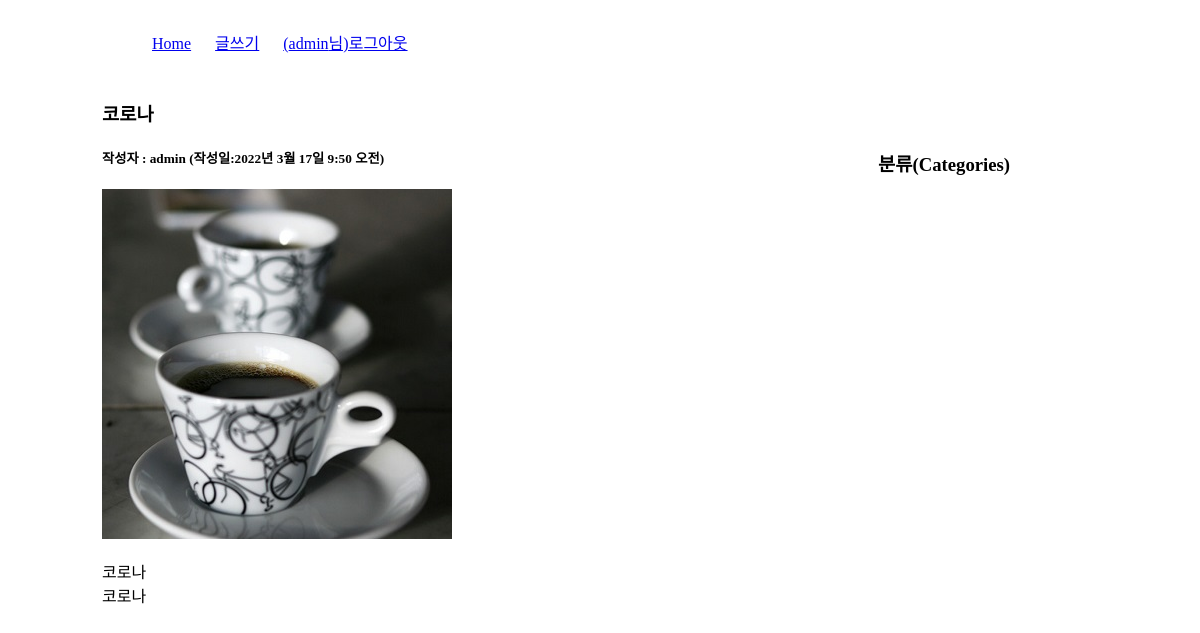
Before: /blog/4/ (signed in) with the older database file.
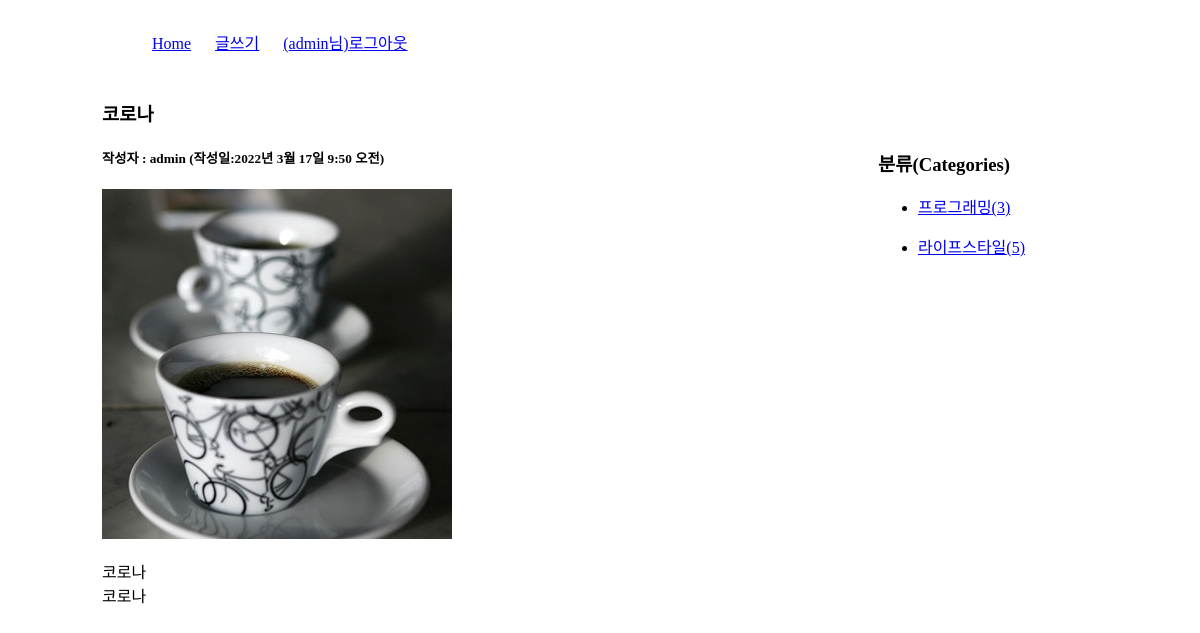
After: the same page with the newer database file.
### blog/models.py (models this page shows)
class Category(models.Model):
    name = models.CharField(max_length=50, unique=True)         # 카테고리 이름 - 유일
    slug = models.SlugField(max_length=200, unique=True, allow_unicode=True)        # 한글 인코딩
    def __str__(self):
        return self.name
    def get_absolute_url(self):
        return "/blog/category/{}".format(self.slug)            # ex) /blog/category/프로그래밍
    class Meta:
        verbose_name_plural = 'Categories'                  # Categorys로 나오는거 바꿔줌

### blog/views.py (the view)
# urls.py: path('<int:post_id>/', views.detail, name='detail'),
@login_required(login_url='common:login')
def detail(request, post_id):
    post = get_object_or_404(Post, pk=post_id)
    categories = Category.objects.all()
    context = {'post':post, 'categories':categories}
    return render(request, 'blog/post_detail.html', context)

### templates/blog/post_detail.html (shortened to what this page needs)
<!DOCTYPE html>
<html lang="ko">
{% load static %}
<head>
    <link rel="stylesheet" href="{% static 'blog/css/style.css' %}">
</head>
<body>
    <div id="container">
        {% include 'navbar.html' %}
        <section id="detail">
            <h3>{{ post.title }}</h3>
            <h5>작성자 : {{ post.author }} (작성일:{{ post.pub_date }})</h5>
            {% if post.photo %}
            <img src="{{ post.photo.url }}">
            {% endif %}
            <p>{{ post.content | linebreaks }}</p>
        </section>
        <aside>
            <h3>분류(Categories)</h3>
            <div>
                {% for category in categories %}
                <ul>
                    <li><a href="{{ category.get_absolute_url }}">
                        {{ category }}({{ category.post_set.count }})</a>
                    </li>
                </ul>
                {% endfor %}
            </div>
        </aside>
    </div>
</body>
</html>

Changed rows visible on the page:
added Category: name "프로그래밍", post_set.count "3"
added Category: name "라이프스타일", post_set.count "5"
